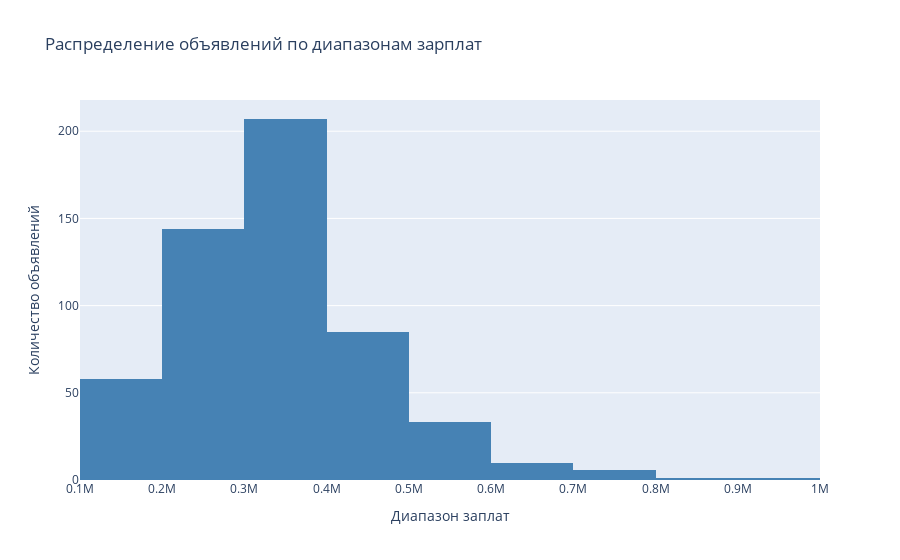

The notebook cell saved with this chart:
### Code cell
def salary_range(x):
    step = 100000
    if x == 0:
        return 0
    for i in range(0,10):
        if x > i*step and x <= (i+1)*step:
            return (i+1)*step
        
df['salary_range'] = df['salary'].apply(salary_range)

px.histogram(
    df[df['salary'] > 0], 
    x = 'salary_range', 
    color_discrete_sequence = ['steelblue'],
    title = 'Распределение объявлений по диапазонам зарплат'
).update_layout(
    xaxis_title='Диапазон заплат',
    yaxis_title='Количество объявлений'
)

### Figure 1 — Plotly figure (JSON) as saved in the notebook; plotly's stock layout.template omitted (floating-point values rounded to 4 significant figures; data arrays with more than 128 entries replaced by an {"elided": "..."} marker saying what was removed)
{"data": [{"alignmentgroup": "True", "bingroup": "x", "hovertemplate": "salary_range=%{x}<br>count=%{y}<extra></extra>", "legendgroup": "", "marker": {"color": "steelblue", "pattern": {"shape": ""}}, "name": "", "offsetgroup": "", "orientation": "v", "showlegend": false, "type": "histogram", "x": {"elided": "545 int values"}, "xaxis": "x", "yaxis": "y"}], "layout": {"barmode": "relative", "legend": {"tracegroupgap": 0}, "title": {"text": "Распределение объявлений по диапазонам зарплат"}, "xaxis": {"anchor": "y", "domain": [0, 1], "title": {"text": "Диапазон заплат"}}, "yaxis": {"anchor": "x", "domain": [0, 1], "title": {"text": "Количество объявлений"}}}}
